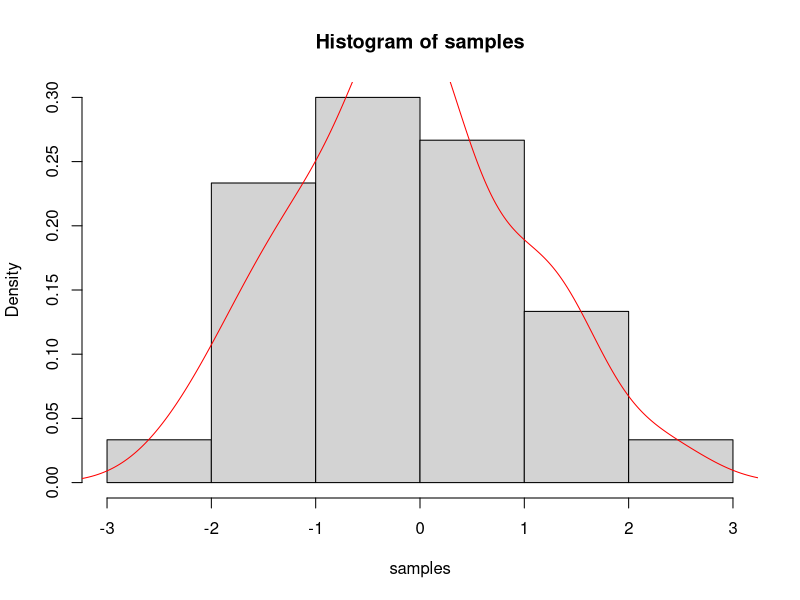

Write R code to recreate this figure.
## ---- chunk 1
2 * 3
## ---- chunk 2
samples <- rnorm(30)
samples
## ---- chunk 3
hist(samples, prob = TRUE)
lines(density(samples), col = "red")
## ---- chunk 4
summary(samples)
## ---- chunk 5
## 표본수 증가 30 --> 1,000
samples <- rnorm(1000)
## 평균과 표준편차 계산
samples_sd <- sqrt(var(samples))
samples_mean <- mean(samples)

## 표본이 각각 +-5% 양쪽 한계를 벗어난 것인지 확인
inout_test <- samples > (samples_mean + 1.96 * samples_sd) | samples < (samples_mean - 1.96 * samples_sd)

test_output <- table(inout_test)
test_output
## ---- chunk 6
names(test_output) <- c("정상", "특이점")
knitr::kable(test_output,
  col.names = c("구분", "빈도수")
)
